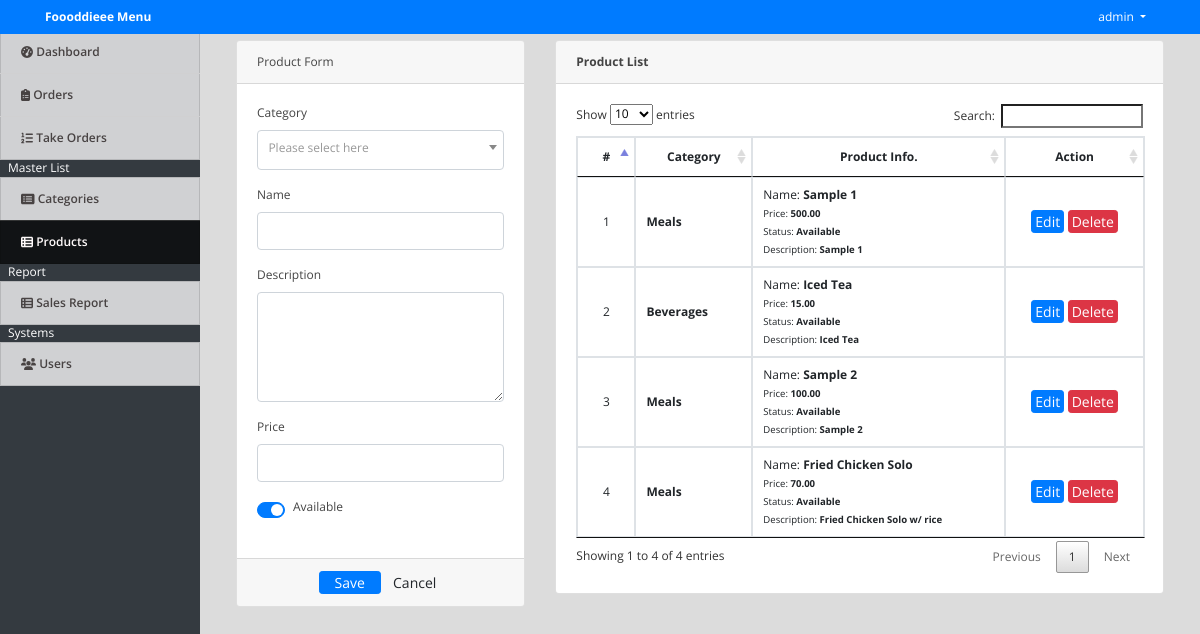
Screenshot of /index.php?page=products (signed in) with the database file from the repository.
### tables this page shows
CREATE TABLE `products` (
  `id` int(30) NOT NULL,
  `category_id` int(30) NOT NULL,
  `name` varchar(200) NOT NULL,
  `description` text NOT NULL,
  `price` float NOT NULL,
  `status` tinyint(1) NOT NULL DEFAULT 1 COMMENT '0=Unavailable,1=Available'
);

### products.php (the view, shortened to what this page needs)
<?php include('db_connect.php');?>
<div class="container-fluid">
	<div class="col-lg-12">
		<div class="row">
			<div class="col-md-4">
			<form action="" id="manage-product">
				<div class="card">
					<div class="card-header">
						   Product Form
				  	</div>
					<div class="card-body">
							<div class="form-group">
								<label class="control-label">Category</label>
									<?php
									$qry = $conn->query("SELECT * FROM categories order by name asc");
									while($row=$qry->fetch_assoc()):
										$cname[$row['id']] = ucwords($row['name']);
									?>
								<?php endwhile; ?>
							</div>
							<div class="form-group">
								<label class="control-label">Name</label>
								<input type="text" class="form-control" name="name">
							</div>
							<div class="form-group">
								<label class="control-label">Description</label>
								<textarea name="description" id="description" cols="30" rows="4" class="form-control"></textarea>
							</div>
							<div class="form-group">
								<label class="control-label">Price</label>
								<input type="number" class="form-control text-right" name="price">
							</div>
							<div class="form-group">
								<div class="custom-control custom-switch">
								  <label class="custom-control-label" for="status">Available</label>
								</div>
							</div>
					</div>
					<div class="card-footer">
						<div class="row">
							<div class="col-md-12">
								<button class="btn btn-sm btn-primary col-sm-3 offset-md-3"> Save</button>
								<button class="btn btn-sm btn-default col-sm-3" type="button" onclick="$('#manage-product').get(0).reset()"> Cancel</button>
							</div>
						</div>
					</div>
				</div>
			</form>
			</div>
			<div class="col-md-8">
				<div class="card">
					<div class="card-header">
						<b>Product List</b>
					</div>
					<div class="card-body">
						<table class="table table-bordered table-hover">
							<thead>
								<tr>
									<th class="text-center">#</th>
									<th class="text-center">Category</th>
									<th class="text-center">Product Info.</th>
									<th class="text-center">Action</th>
								</tr>
							</thead>
							<tbody>
								<?php
								$i = 1;
								$product = $conn->query("SELECT * FROM products order by id asc");
								while($row=$product->fetch_assoc()):
								?>
								<tr>
									<td class="text-center"><?php echo $i++ ?></td>
									<td class="">
										<p><b><?php echo $cname[$row['category_id']] ?></b></p>
									</td>
									<td class="">
										<p>Name: <b><?php echo $row['name'] ?></b></p>
										<p><small>Price: <b><?php echo number_format($row['price'],2) ?></b></small></p>
										<p><small>Status: <b><?php echo $row['status'] == 1 ? " Available" : "Unavailable" ?></b></small></p>
										<p><small>Description: <b><?php echo $row['description'] ?></b></small></p>
									</td>
									<td class="text-center">
										<button class="btn btn-sm btn-primary edit_product" type="button" data-id="<?php echo $row['id'] ?>" data-description="<?php echo $row['description'] ?>" data-name="<?php echo $row['name'] ?>"  data-price="<?php echo $row['price'] ?>"  data-status="<?php echo $row['status'] ?>" data-category_id="<?php echo $row['category_id'] ?>">Edit</button>
										<button class="btn btn-sm btn-danger delete_product" type="button" data-id="<?php echo $row['id'] ?>">Delete</button>
									</td>
								</tr>
								<?php endwhile; ?>
							</tbody>
						</table>
					</div>
				</div>
			</div>
		</div>
	</div>
</div>

### index.php (shortened to what this page needs)
<!DOCTYPE html>
<html lang="en">
<head>
<?php
 include('./header.php');
 ?>
</head>
<body>
	<?php include 'topbar.php' ?>
	<?php include 'navbar.php' ?>
  <main id="view-panel" >
      <?php $page = isset($_GET['page']) ? $_GET['page'] :'home'; ?>
  	<?php include $page.'.php' ?>
  </main>
</body>
</html>

### header.php (shortened to what this page needs)
  <link rel="stylesheet" href="assets/font-awesome/css/all.min.css">
<link href="assets/vendor/bootstrap/css/bootstrap.min.css" rel="stylesheet">
<link href="assets/vendor/icofont/icofont.min.css" rel="stylesheet">
<link href="assets/vendor/boxicons/css/boxicons.min.css" rel="stylesheet">
<link href="assets/vendor/venobox/venobox.css" rel="stylesheet">
<link href="assets/vendor/animate.css/animate.min.css" rel="stylesheet">
<link href="assets/vendor/remixicon/remixicon.css" rel="stylesheet">
<link href="assets/vendor/owl.carousel/assets/owl.carousel.min.css" rel="stylesheet">
<link href="assets/vendor/bootstrap-datepicker/css/bootstrap-datepicker.min.css" rel="stylesheet">
<link href="assets/DataTables/datatables.min.css" rel="stylesheet">
<link href="assets/css/jquery.datetimepicker.min.css" rel="stylesheet">
<link href="assets/css/select2.min.css" rel="stylesheet">
<link href="assets/css/style.css" rel="stylesheet">
<link type="text/css" rel="stylesheet" href="assets/css/jquery-te-1.4.0.css">

### topbar.php (shortened to what this page needs)
<nav class="navbar navbar-light fixed-top bg-primary" style="padding:0">
  <div class="container-fluid mt-2 mb-2">
  	<div class="col-lg-12">
      <div class="col-md-4 float-left text-white">
        <large><b><?php echo isset($_SESSION['system']['name']) ? $_SESSION['system']['name'] : '' ?></b></large>
      </div>
	  	<div class="float-right">
        <div class=" dropdown mr-4">
            <a href="#" class="text-white dropdown-toggle"  id="account_settings" data-toggle="dropdown" aria-haspopup="true" aria-expanded="false"><?php echo $_SESSION['login_name'] ?> </a>
        </div>
      </div>
  </div>
</nav>

### navbar.php (shortened to what this page needs)
<nav id="sidebar" class='mx-lt-5 bg-dark' >
		<div class="sidebar-list">
				<a href="index.php?page=home" class="nav-item nav-home"><span class='icon-field'><i class="fa fa-tachometer-alt "></i></span> Dashboard</a>
				<a href="index.php?page=orders" class="nav-item nav-orders"><span class='icon-field'><i class="fa fa-clipboard-list "></i></span> Orders</a>
				<a href="billing/index.php" class="nav-item nav-takeorders"><span class='icon-field'><i class="fa fa-list-ol "></i></span> Take Orders</a>
				<?php if($_SESSION['login_type'] == 1): ?>
				<div class="mx-2 text-white">Master List</div>
				<a href="index.php?page=categories" class="nav-item nav-categories"><span class='icon-field'><i class="fa fa-list-alt "></i></span> Categories</a>
				<a href="index.php?page=products" class="nav-item nav-products"><span class='icon-field'><i class="fa fa-th-list "></i></span> Products</a>
				<?php endif; ?>
				<div class="mx-2 text-white">Report</div>
				<a href="index.php?page=sales_report" class="nav-item nav-sales_report"><span class='icon-field'><i class="fa fa-th-list"></i></span> Sales Report</a>
				<?php if($_SESSION['login_type'] == 1): ?>
				<div class="mx-2 text-white">Systems</div>
				<a href="index.php?page=users" class="nav-item nav-users"><span class='icon-field'><i class="fa fa-users "></i></span> Users</a>
			<?php endif; ?>
		</div>
</nav>

### assets/css/style.css (style rules this page uses)
body { font-family: "Open Sans", sans-serif; color: #444444; width: 100%; height: calc(100%); font-size: 12px; }
a { color: #1977cc; }
nav#sidebar { height: calc(100%); position: fixed; z-index: 99; left: 0; width: 200px; font-size: 12px; top: 2.5em; }
a.nav-item { position: relative; display: block; padding: .75rem 1.25rem; margin-bottom: -1px; border: 1px solid rgba(0,0,0,.125); background-color: #ffffffc4; color: #484343; font-weight: 600; }
a.nav-item:hover, .nav-item.active { background-color: #000000ad; color: #fffafa; }
main#view-panel { margin-left: 200px; width:calc(100% - 200px); margin-top: 2.8em; padding: .5em }
.btn-sm { padding: .0001rem .2rem; }

### index.php (style rules this page uses)
body { background: #80808045; }

### products.php (style rules this page uses)
td { vertical-align: middle !important; }
td p { margin:unset; }
.custom-switch { cursor: pointer; }
.custom-switch * { cursor: pointer; }

### rows the page displays
products: category "Meals", name "Sample 1", price "500.00", status "Available", description "Sample 1"
products: category "Beverages", name "Iced Tea", price "15.00", status "Available", description "Iced Tea"
products: category "Meals", name "Sample 2", price "100.00", status "Available", description "Sample 2"
products: category "Meals", name "Fried Chicken Solo", price "70.00", status "Available", description "Fried Chicken Solo w/ rice"

### other values shown
$_SESSION['system']['name'] "Foooddieee Menu"
$_SESSION['login_name'] "admin"
